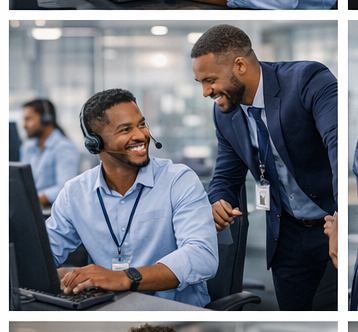
#> input picture Website/Archives/decollaged_images/ChatGPT Image Feb 18, 2026, 09_24_00 AM_person_10.png, 358 x 332 px, given as the content of the folder C:/Users/Lwandile Gasela/Downloads/Images-Collage, which was not available
$ python decollage_auto.py
#> lines starting #> are read from the running program, lines starting #| are printed output that depends on the picture; after the words box and inside, x2 and y2 are one past the last pixel; in counts of white or black regions, pixels touching at a corner belong together; pictures that were not available may be replaced by others from this repository, and a replacement may not be noted

import cv2
import numpy as np
import os

# Folder containing collage images
COLLAGE_DIR = r"C:\Users\Lwandile Gasela\Downloads\Images-Collage"
OUTPUT_DIR = r"C:\Users\Lwandile Gasela\iBridge\Archives\decollaged_images"
MARGIN = 20  # pixels of margin to add around each cropped image

os.makedirs(OUTPUT_DIR, exist_ok=True)

def remove_white_border(img):
    gray = cv2.cvtColor(img, cv2.COLOR_BGR2GRAY)
    _, thresh = cv2.threshold(gray, 240, 255, cv2.THRESH_BINARY_INV)
    coords = cv2.findNonZero(thresh)
    if coords is not None:
        x, y, w, h = cv2.boundingRect(coords)
        return img[y:y+h, x:x+w]
    else:
        return img

def decollage_image(image_path, output_dir, margin=20, prefix=None):
#> called with margin = 20
    image = cv2.imread(image_path)
#> image is the input picture: shape (332, 358, 3); mean B, G, R 132.5, 124.3, 121.3
    if image is None:
        print(f"Could not read {image_path}")
        return 0
    gray = cv2.cvtColor(image, cv2.COLOR_BGR2GRAY)
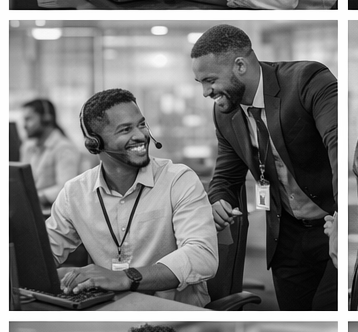
#> gray: shape (332, 358); min 0, max 255, mean 124.3
    _, thresh = cv2.threshold(gray, 240, 255, cv2.THRESH_BINARY_INV)
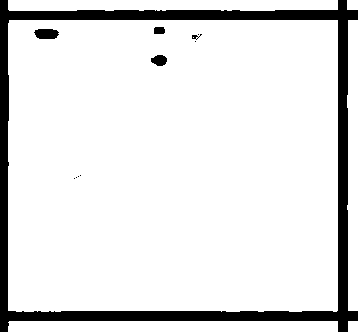
#> thresh: shape (332, 358); 89% white; 11 black regions (6 under 20 px)
    contours, _ = cv2.findContours(thresh, cv2.RETR_EXTERNAL, cv2.CHAIN_APPROX_SIMPLE)
#> contours = 6 contours; box (x1, y1, x2, y2) and area: (8, 20, 338, 312) 95430, (8, 321, 338, 332) 3286, (8, 0, 338, 11) 3094, (347, 20, 358, 311) 2628, (348, 321, 358, 332) 90, (347, 0, 358, 10) 90
    bounding_boxes = [cv2.boundingRect(c) for c in contours]
#> bounding_boxes = [(348, 321, 10, 11), (8, 321, 330, 11), (347, 20, 11, 291), (8, 20, 330, 292), (347, 0, 11, 10), (8, 0, 330, 11)]
    boxes = sorted(bounding_boxes, key=lambda b: (b[1], b[0]))
#> boxes = [(8, 0, 330, 11), (347, 0, 11, 10), (8, 20, 330, 292), (347, 20, 11, 291), (8, 321, 330, 11), (348, 321, 10, 11)]
    count = 0
    for idx, (x, y, w, h) in enumerate(boxes):
        x1 = max(x - margin, 0)
        y1 = max(y - margin, 0)
        x2 = min(x + w + margin, image.shape[1])
        y2 = min(y + h + margin, image.shape[0])
        crop = image[y1:y2, x1:x2]
        crop = remove_white_border(crop)
        base = os.path.splitext(os.path.basename(image_path))[0]
        out_name = f"{prefix or base}_person_{idx+1}.png"
        out_path = os.path.join(output_dir, out_name)
        cv2.imwrite(out_path, crop)
        print(f"Saved: {out_path}")
        count += 1
#> this loop made 6 passes
#> (x1, y1, y2) on passes 1 to 6: (0, 0, 31), (327, 0, 30), (0, 0, 332), (327, 0, 331), (0, 301, 332), (328, 301, 332)
#| Saved: C:\Users\Lwandile Gasela\iBridge\Archives\decollaged_images/ChatGPT Image Feb 18, 2026, 09_24_00 AM_person_10_person_1.png
#| Saved: C:\Users\Lwandile Gasela\iBridge\Archives\decollaged_images/ChatGPT Image Feb 18, 2026, 09_24_00 AM_person_10_person_2.png
#| Saved: C:\Users\Lwandile Gasela\iBridge\Archives\decollaged_images/ChatGPT Image Feb 18, 2026, 09_24_00 AM_person_10_person_3.png
#| Saved: C:\Users\Lwandile Gasela\iBridge\Archives\decollaged_images/ChatGPT Image Feb 18, 2026, 09_24_00 AM_person_10_person_4.png
#| Saved: C:\Users\Lwandile Gasela\iBridge\Archives\decollaged_images/ChatGPT Image Feb 18, 2026, 09_24_00 AM_person_10_person_5.png
#| Saved: C:\Users\Lwandile Gasela\iBridge\Archives\decollaged_images/ChatGPT Image Feb 18, 2026, 09_24_00 AM_person_10_person_6.png
#> pass 1, in decollage_image, `crop = image[y1:y2, x1:x2]`:
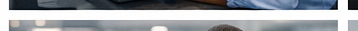
#> crop: shape (31, 358, 3); mean B, G, R 167, 162.2, 157.9
#> pass 1, in remove_white_border, `gray = cv2.cvtColor(img, cv2.COLOR_BGR2GRAY)`:
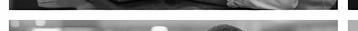
#> gray: shape (31, 358); min 0, max 254, mean 161.5
#> pass 1, in remove_white_border, `_, thresh = cv2.threshold(gray, 240, 255, cv2.THRESH_BINARY_INV)`:
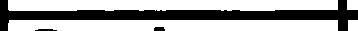
#> thresh: shape (31, 358); 64.9% white; 3 black regions, box (x1, y1, x2, y2) and area: (0, 0, 358, 31) 3818, (154, 27, 165, 31) 41, (35, 29, 57, 31) 37
#> pass 1, in decollage_image, `crop = remove_white_border(crop)`:
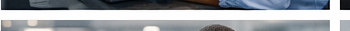
#> crop: shape (31, 350, 3); mean B, G, R 165, 160.1, 155.7
#> after the loop, count = 6
    return count

total = 0
for fname in os.listdir(COLLAGE_DIR):
    if fname.lower().endswith(('.png', '.jpg', '.jpeg')):
        img_path = os.path.join(COLLAGE_DIR, fname)
        print(f"Processing {img_path}...")
        n = decollage_image(img_path, OUTPUT_DIR, MARGIN)
#> n = 6
        total += n
#> total = 6
print(f"Done! {total} images saved to {OUTPUT_DIR}")
#| Done! 6 images saved to C:\Users\Lwandile Gasela\iBridge\Archives\decollaged_images

$ run again, on Website/Archives/decollaged_images/ChatGPT Image Feb 18, 2026, 09_24_00 AM_person_14.png
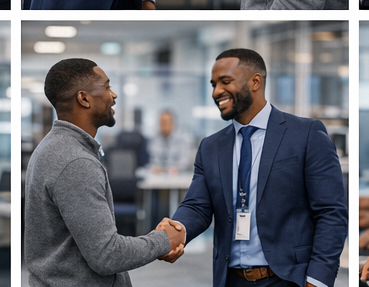
#> input picture Website/Archives/decollaged_images/ChatGPT Image Feb 18, 2026, 09_24_00 AM_person_14.png, 369 x 287 px, given as the content of the folder C:/Users/Lwandile Gasela/Downloads/Images-Collage, which was not available
#> in decollage_image, image is the input picture: shape (287, 369, 3); mean B, G, R 121.5, 115.2, 113.3
#> in decollage_image, `_, thresh = cv2.threshold(gray, 240, 255, cv2.THRESH_BINARY_INV)`:
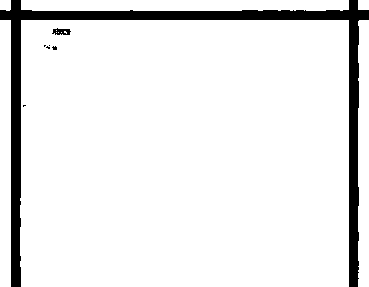
#> thresh: shape (287, 369); 91.6% white; 7 black regions (5 under 20 px)
#> contours = 6 contours; box (x1, y1, x2, y2) and area: (20, 20, 349, 287) 87033, (21, 0, 349, 11) 3187, (0, 20, 11, 287) 2660, (358, 20, 369, 287) 2560, (0, 0, 11, 11) 94, (358, 0, 369, 10) 90
#> bounding_boxes = [(358, 20, 11, 267), (20, 20, 329, 267), (0, 20, 11, 267), (358, 0, 11, 10), (21, 0, 328, 11), (0, 0, 11, 11)]
#> boxes = [(0, 0, 11, 11), (21, 0, 328, 11), (358, 0, 11, 10), (0, 20, 11, 267), (20, 20, 329, 267), (358, 20, 11, 267)]
#> the loop in decollage_image, `for idx, (x, y, w, h) in enumerate(boxes):` made 6 passes
#> (x1, x2, y2) on passes 1 to 6: (0, 31, 31), (1, 369, 31), (338, 369, 30), (0, 31, 287), (0, 369, 287), (338, 369, 287)
#> (printed output is left out)
#> pass 2, in decollage_image, `crop = image[y1:y2, x1:x2]`:
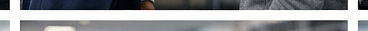
#> crop: shape (31, 368, 3); mean B, G, R 153.3, 150.5, 148.9
#> after the loop in decollage_image, `for idx, (x, y, w, h) in enumerate(boxes):`: count = 6
#| Done! 6 images saved to C:\Users\Lwandile Gasela\iBridge\Archives\decollaged_images

$ run again, on Website/Archives/decollaged_images/ChatGPT Image Feb 18, 2026, 09_24_00 AM_person_3.png
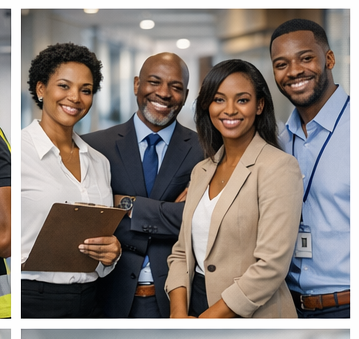
#> input picture Website/Archives/decollaged_images/ChatGPT Image Feb 18, 2026, 09_24_00 AM_person_3.png, 359 x 339 px, given as the content of the folder C:/Users/Lwandile Gasela/Downloads/Images-Collage, which was not available
#> in decollage_image, image is the input picture: shape (339, 359, 3); mean B, G, R 125.1, 129.9, 138.6
#> in decollage_image, `_, thresh = cv2.threshold(gray, 240, 255, cv2.THRESH_BINARY_INV)`:
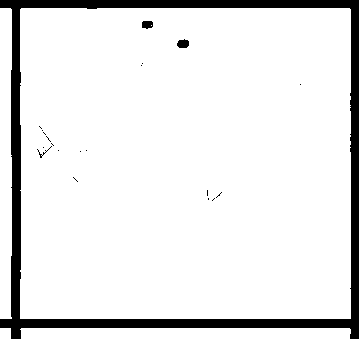
#> thresh: shape (339, 359); 90.3% white; 21 black regions (17 under 20 px)
#> contours = 4 contours; box (x1, y1, x2, y2) and area: (20, 8, 351, 319) 102102, (20, 328, 351, 339) 3286, (0, 8, 12, 319) 3262, (0, 328, 11, 339) 100
#> bounding_boxes = [(20, 328, 331, 11), (0, 328, 11, 11), (20, 8, 331, 311), (0, 8, 12, 311)]
#> boxes = [(0, 8, 12, 311), (20, 8, 331, 311), (0, 328, 11, 11), (20, 328, 331, 11)]
#> the loop in decollage_image, `for idx, (x, y, w, h) in enumerate(boxes):` made 4 passes
#> (y1, x2) on passes 1 to 4: (0, 32), (0, 359), (308, 31), (308, 359)
#> (printed output is left out)
#> pass 1, in decollage_image, `crop = remove_white_border(crop)`:
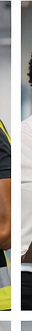
#> crop: shape (331, 32, 3); mean B, G, R 168.3, 174.2, 177.6
#> after the loop in decollage_image, `for idx, (x, y, w, h) in enumerate(boxes):`: count = 4
#| Done! 4 images saved to C:\Users\Lwandile Gasela\iBridge\Archives\decollaged_images

$ run again, on Website/Archives/decollaged_images/ChatGPT Image Feb 18, 2026, 09_24_00 AM_person_5.png
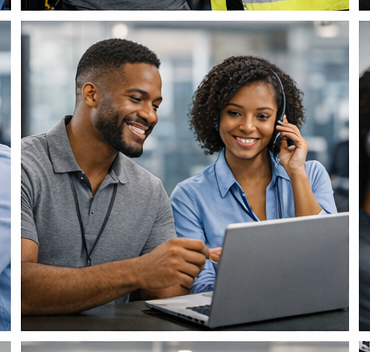
#> input picture Website/Archives/decollaged_images/ChatGPT Image Feb 18, 2026, 09_24_00 AM_person_5.png, 370 x 352 px, given as the content of the folder C:/Users/Lwandile Gasela/Downloads/Images-Collage, which was not available
#> in decollage_image, image is the input picture: shape (352, 370, 3); mean B, G, R 123.9, 125.4, 128.3
#> in decollage_image, `_, thresh = cv2.threshold(gray, 240, 255, cv2.THRESH_BINARY_INV)`:
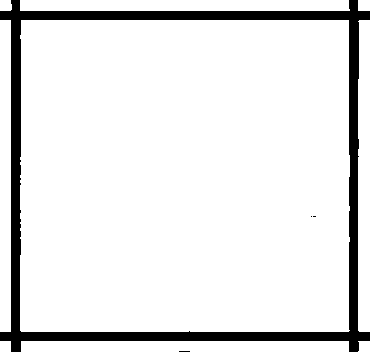
#> thresh: shape (352, 370); 90.1% white; 4 black regions (3 under 20 px)
#> contours = 9 contours; largest, box (x1, y1, x2, y2) and area: (20, 20, 350, 332) 101859, (358, 20, 370, 332) 3352, (20, 0, 350, 11) 3282, (21, 341, 349, 352) 3259, (0, 20, 11, 332) 3110
#> bounding_boxes = [(358, 341, 12, 11), (21, 341, 328, 11), (0, 341, 11, 11), (358, 20, 12, 312), (20, 20, 330, 312), (0, 20, 11, 312), (358, 0, 12, 11), (20, 0, 330, 11), (0, 0, 12, 11)]
#> boxes = [(0, 0, 12, 11), (20, 0, 330, 11), (358, 0, 12, 11), (0, 20, 11, 312), (20, 20, 330, 312), (358, 20, 12, 312), (0, 341, 11, 11), (21, 341, 328, 11), (358, 341, 12, 11)]
#> the loop in decollage_image, `for idx, (x, y, w, h) in enumerate(boxes):` made 9 passes
#> (x1, y1, x2, y2) on passes 1 to 8: (0, 0, 32, 31), (0, 0, 370, 31), (338, 0, 370, 31), (0, 0, 31, 352), (0, 0, 370, 352), (338, 0, 370, 352), (0, 321, 31, 352), (1, 321, 369, 352)
#> (printed output is left out)
#> pass 2, in decollage_image, `crop = image[y1:y2, x1:x2]`:
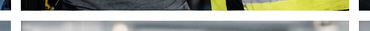
#> crop: shape (31, 370, 3); mean B, G, R 160.4, 172.1, 169.4
#> after the loop in decollage_image, `for idx, (x, y, w, h) in enumerate(boxes):`: count = 9
#| Done! 9 images saved to C:\Users\Lwandile Gasela\iBridge\Archives\decollaged_images
